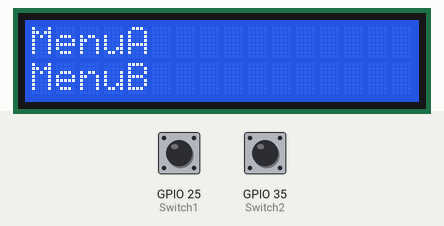
This sketch was run on a simulated ESP32. On the bench: 16×2 character LCD. Inputs (shaded band) come from the test bench; at power-on: GPIO 25 (Switch1) LOW, GPIO 35 (Switch2) LOW.

Above: at 1.2 s.
1.3 s: GPIO 25 (Switch1) pulled HIGH for 0.15 s
At 2.6 s:
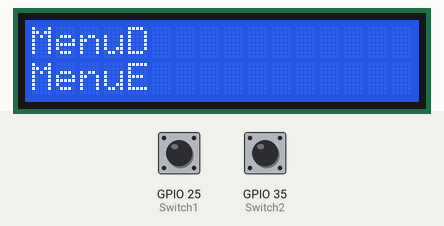
2.9 s: GPIO 25 (Switch1) pulled HIGH for 1 s
At 4.0 s:
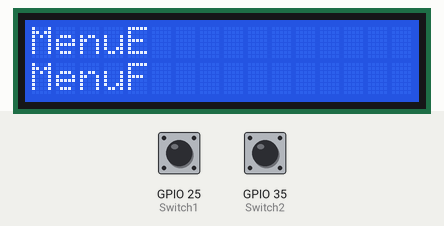
5.4 s: GPIO 35 (Switch2) pulled HIGH for 0.15 s
At 5.9 s:
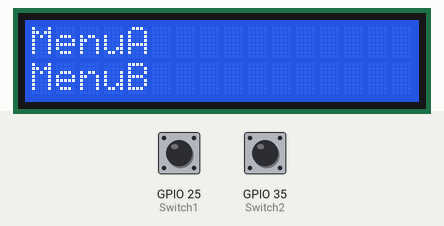
7.0 s: GPIO 25 (Switch1) pulled HIGH for 0.15 s
At 8.3 s:
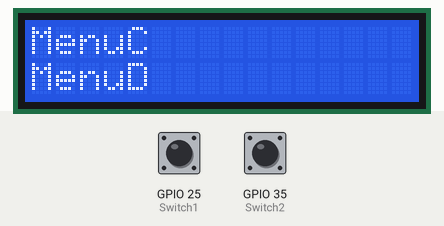
8.6 s: GPIO 25 (Switch1) pulled HIGH for 3.2 s
At 9.5 s:
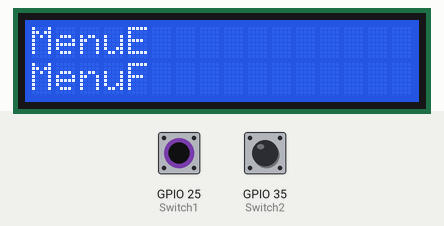
Timing chart, 0 to 11.6 s (numbered marks = the images above; inputs shaded):
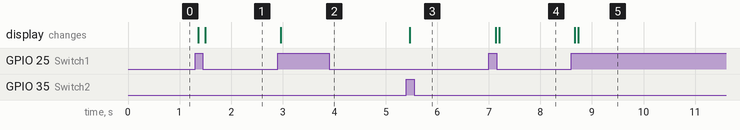

The sketch:

lcdmenunavigation.ino
```cpp
// This helps in menu navigation between 6 menus in esp32
#include <LiquidCrystal.h>
LiquidCrystal lcd(22, 23, 5, 18, 19, 21);  //LCD ports in Esp32
char *Opt[] = {"MenuA","MenuB","MenuC","MenuD","MenuE","MenuF"};
int i = 1 ;
#define Switch1 25                  //switch port to go down
#define Switch2 35                  //switch port to return to top
int switch1val = 0;                 //digitalRead value of switch1
int switch2val = 0;                 //digitalRead value of switch2
//byte selection[8] = {             //selection option
//  0b10000,
//  0b11000,
//  0b11100,
//  0b11110,
//  0b11111,
//  0b11110,
//  0b11100,
//  0b11000
//};

void setup() {
  pinMode(Switch1,INPUT);
  pinMode(Switch2,INPUT);
  lcd.begin(16, 2);
  lcd.clear();
  lcd.setCursor(0, 0);
  lcd.print(Opt[0]);
  lcd.setCursor(0, 1);
  lcd.print(Opt[1]);

  //    lcd.createChar(0,selection);
  //    lcd.setCursor(7,1);
  //    lcd.write((byte)0);

}

void loop() {

  switch1val = digitalRead(Switch1);
  if (switch1val == HIGH &&i<5){
    lcd.begin(16, 2);
    lcd.clear();
    lcd.setCursor(0, 0);
    lcd.print(Opt[i]);
    lcd.setCursor(0, 1);
    lcd.print(Opt[i+1]);
    i++;
  }
  switch2val = digitalRead(Switch2);
  if (switch2val == HIGH){
    i = 0;
    lcd.begin(16, 2);
    lcd.clear();
    lcd.setCursor(0, 0);
    lcd.print(Opt[i]);
    lcd.setCursor(0, 1);
    lcd.print(Opt[i+1]);
   }
}
```

Measured:
- after the input at 1.3 s, the display: first changes after 0.07 s (image 1 shows a later state)
- after the input at 2.9 s, the display: changes after 0.07 s (image 2)
- after the input at 5.4 s, the display: changes after 0.07 s (image 3)
- after the input at 7.0 s, the display: first changes after 0.13 s (image 4 shows a later state)
- after the input at 8.6 s, the display: first changes after 0.07 s (image 5 shows a later state)
